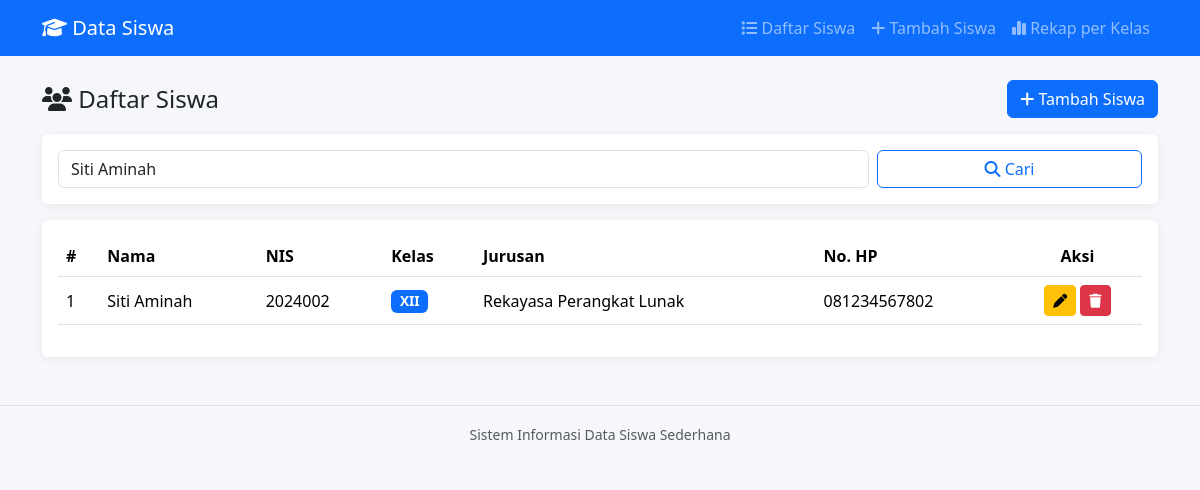
The app's page /index.php?cari=Siti Aminah with its own data.
### tables this page shows
CREATE TABLE IF NOT EXISTS siswa (
    id INT AUTO_INCREMENT PRIMARY KEY,
    nama VARCHAR(100) NOT NULL,
    nis VARCHAR(20) NOT NULL,
    kelas VARCHAR(20) NOT NULL,
    jurusan VARCHAR(50) NOT NULL,
    no_hp VARCHAR(20) DEFAULT NULL,
    alamat TEXT DEFAULT NULL,
    created_at TIMESTAMP DEFAULT CURRENT_TIMESTAMP
);

### functions.php (called while the page is built, shortened)
<?php
function getAllSiswa($koneksi, $keyword = '')
{
    $keyword = mysqli_real_escape_string($koneksi, $keyword);
    $sql = "SELECT * FROM siswa WHERE nama LIKE '%$keyword%' ORDER BY nama ASC";
    $hasil = mysqli_query($koneksi, $sql);
    $data = [];
    while ($baris = mysqli_fetch_assoc($hasil)) {
        $data[] = $baris;
    }
    return $data;
}

### index.php (the view, shortened to what this page needs)
<?php
require_once 'functions.php';
$keyword = isset($_GET['cari']) ? trim($_GET['cari']) : '';
$daftarSiswa = getAllSiswa($koneksi, $keyword);
require_once 'includes/header.php';
?>
    <div class="d-flex justify-content-between align-items-center mb-3">
        <h4 class="mb-0"><i class="fa-solid fa-users"></i> Daftar Siswa</h4>
        <a href="tambah.php" class="btn btn-primary">
            <i class="fa-solid fa-plus"></i> Tambah Siswa
        </a>
    </div>
    <div class="card mb-3">
        <div class="card-body">
            <form method="GET" action="index.php" class="row g-2">
                <div class="col-sm-9">
                    <input type="text" name="cari" class="form-control"
                           placeholder="Cari berdasarkan nama..."
                           value="<?= htmlspecialchars($keyword) ?>">
                </div>
                <div class="col-sm-3 d-grid">
                    <button type="submit" class="btn btn-outline-primary">
                        <i class="fa-solid fa-magnifying-glass"></i> Cari
                    </button>
                </div>
            </form>
        </div>
    </div>
    <div class="card">
        <div class="card-body">
            <div class="table-responsive">
                <table class="table table-hover align-middle">
                    <thead>
                        <tr>
                            <th>#</th>
                            <th>Nama</th>
                            <th>NIS</th>
                            <th>Kelas</th>
                            <th>Jurusan</th>
                            <th>No. HP</th>
                            <th class="text-center">Aksi</th>
                        </tr>
                    </thead>
                    <tbody>
                        <?php if (count($daftarSiswa) === 0): ?>
                            <tr>
                                <td colspan="7" class="text-center text-muted py-4">
                                    Belum ada data siswa<?= $keyword ? ' yang cocok dengan pencarian "' . htmlspecialchars($keyword) . '"' : '' ?>.
                                </td>
                            </tr>
                        <?php else: ?>
                            <?php $no = 1; ?>
                            <?php foreach ($daftarSiswa as $siswa): ?>
                                <tr>
                                    <td><?= $no++ ?></td>
                                    <td><?= htmlspecialchars($siswa['nama']) ?></td>
                                    <td><?= htmlspecialchars($siswa['nis']) ?></td>
                                    <td><span class="badge bg-primary badge-kelas"><?= htmlspecialchars($siswa['kelas']) ?></span></td>
                                    <td><?= htmlspecialchars($siswa['jurusan']) ?></td>
                                    <td><?= htmlspecialchars($siswa['no_hp'] ?: '-') ?></td>
                                    <td class="text-center">
                                        <a href="edit.php?id=<?= $siswa['id'] ?>" class="btn btn-sm btn-warning" title="Edit">
                                            <i class="fa-solid fa-pen"></i>
                                        </a>
                                        <a href="hapus.php?id=<?= $siswa['id'] ?>"
                                           class="btn btn-sm btn-danger btn-hapus"
                                           data-nama="<?= htmlspecialchars($siswa['nama']) ?>"
                                           title="Hapus">
                                            <i class="fa-solid fa-trash"></i>
                                        </a>
                                    </td>
                                </tr>
                            <?php endforeach; ?>
                        <?php endif; ?>
                    </tbody>
                </table>
            </div>
        </div>
    </div>
<?php require_once 'includes/footer.php'; ?>

### assets/css/style.css (style rules this page uses)
body { background-color: #f5f7fb; }
.card { border: none; box-shadow: 0 2px 8px rgba(0, 0, 0, 0.06); }
.table thead { background-color: #0d6efd; color: #fff; }
.badge-kelas { font-size: 0.85rem; }

### records on screen
siswa: nama "Siti Aminah", nis "2024002", kelas "XII", jurusan "Rekayasa Perangkat Lunak", no_hp "081234567802"
